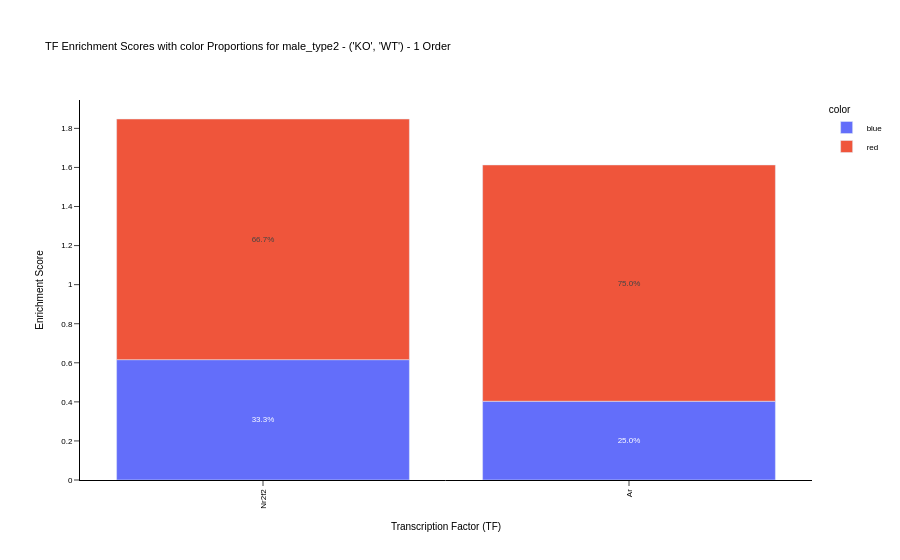

Source (notebook cell):
### Code cell
import plotly.express as px
import pandas as pd

# Compute color proportions per TF
slide_lf_enriched['color'] = slide_lf_enriched['target'].apply(lambda gene: 'red' if gene in positive_corr_names else ('blue' if gene in negative_corr_names else 'gray'))
color_histcounts = slide_lf_enriched.groupby('source')['color'].value_counts(normalize=True).unstack(fill_value=0)

# Initialize score map
tf_name_score = {key: None for key in color_histcounts.index.values}

# Fill score map
for entry in cc_dict[cluster_fusion][ord_tf]:
    tf, cond, score_val = entry[0][0], entry[1], entry[2][0]
    if tf in tf_name_score and cond == (1,):
        tf_name_score[tf] = score_val

# Filter and sort by score
sorted_data = sorted(
    [(v, k) for k, v in tf_name_score.items() if v is not None],
    reverse=True,
    key=lambda x: x[0]
)
if not sorted_data:
    raise ValueError("No valid TF scores found for plotting.")

score, tf_name = zip(*sorted_data)
score_series = pd.Series(score, index=tf_name, name='score')

# Subset color proportions in sorted TF order
color_proportions = color_histcounts.loc[list(tf_name)]

# Save original proportions for annotation
original_props = color_proportions.copy()

# Scale each color proportion by the score (so bar height = score)
scaled = color_proportions.mul(score_series, axis=0).reset_index()
scaled = scaled.rename(columns={'index': 'source'})

# Melt both DataFrames
melted_scaled = scaled.melt(id_vars='source', var_name='color', value_name='height')
melted_props = original_props.reset_index().melt(id_vars='source', var_name='color', value_name='proportion')

# Merge both for text labels
plot_df = melted_scaled.merge(melted_props, on=['source', 'color'])

# Format the text as percentages
plot_df['text'] = (plot_df['proportion'] * 100).round(1).astype(str) + '%'

# Plot
fig = px.bar(
    plot_df,
    x='source',
    y='height',
    color='color',
    text='text',  # <- Add text here
    labels={'height': 'Score-scaled Proportion', 'source': 'TF'},
    title=f'TF Enrichment Scores with color Proportions for {experiment} - {cluster_fusion} - {ord_tf} Order'
)

# Improve text visibility inside bars
fig.update_traces(textposition='inside', insidetextanchor='middle')

# Layout tweaks
fig.update_layout(
    xaxis_title='Transcription Factor (TF)',
    yaxis_title='Enrichment Score',
    xaxis_tickangle=-90,
    font=dict(family="Arial", size=8, color="black"),
    plot_bgcolor="rgba(0,0,0,0)",
    paper_bgcolor="white",
    xaxis=dict(showgrid=False, showline=True, linecolor='black', ticks='outside'),
    yaxis=dict(showgrid=False, showline=True, linecolor='black', ticks='outside')
)

fig.show()
fig.write_image(f"{out_path}/figures/TF_Enrichment_Scores_with_color_Proportions_{ord_tf}_TFs_{cluster_fusion}_{experiment}.svg", format='svg')

### Figure 1 — Plotly figure (JSON) as saved in the notebook; plotly's stock layout.template omitted (floating-point values rounded to 4 significant figures)
{"data": [{"hovertemplate": "color=blue<br>TF=%{x}<br>Score-scaled Proportion=%{y}<br>text=%{text}<extra></extra>", "insidetextanchor": "middle", "legendgroup": "blue", "marker": {"color": "#636efa", "pattern": {"shape": ""}}, "name": "blue", "orientation": "v", "showlegend": true, "text": ["33.3%", "25.0%"], "textposition": "inside", "type": "bar", "x": ["Nr2f2", "Ar"], "xaxis": "x", "y": [0.616, 0.4032], "yaxis": "y"}, {"hovertemplate": "color=red<br>TF=%{x}<br>Score-scaled Proportion=%{y}<br>text=%{text}<extra></extra>", "insidetextanchor": "middle", "legendgroup": "red", "marker": {"color": "#EF553B", "pattern": {"shape": ""}}, "name": "red", "orientation": "v", "showlegend": true, "text": ["66.7%", "75.0%"], "textposition": "inside", "type": "bar", "x": ["Nr2f2", "Ar"], "xaxis": "x", "y": [1.232, 1.21], "yaxis": "y"}], "layout": {"barmode": "relative", "font": {"color": "black", "family": "Arial", "size": 8}, "legend": {"title": {"text": "color"}, "tracegroupgap": 0}, "paper_bgcolor": "white", "plot_bgcolor": "rgba(0,0,0,0)", "title": {"text": "TF Enrichment Scores with color Proportions for male_type2 - ('KO', 'WT') - 1 Order"}, "xaxis": {"anchor": "y", "domain": [0, 1], "linecolor": "black", "showgrid": false, "showline": true, "tickangle": -90, "ticks": "outside", "title": {"text": "Transcription Factor (TF)"}}, "yaxis": {"anchor": "x", "domain": [0, 1], "linecolor": "black", "showgrid": false, "showline": true, "ticks": "outside", "title": {"text": "Enrichment Score"}}}}
